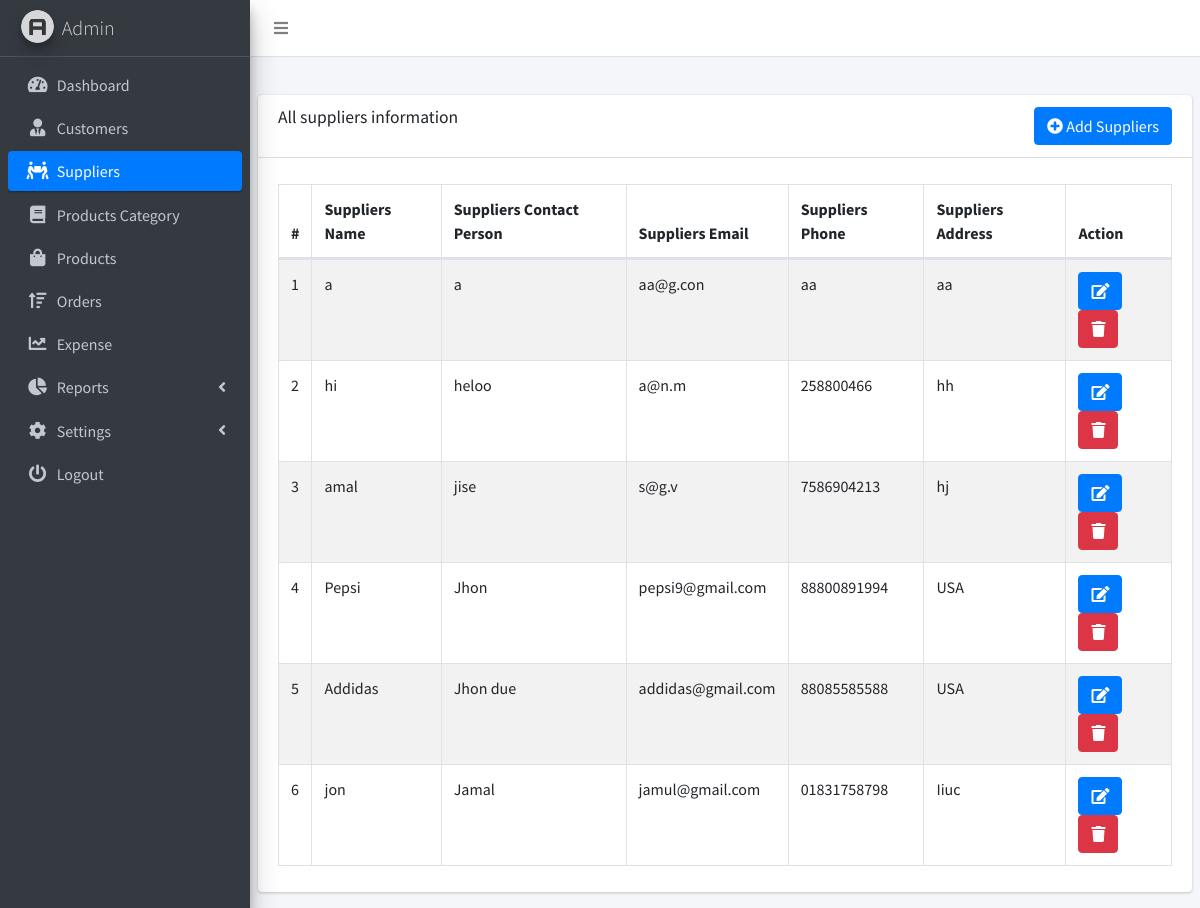
Page /suppliers.php (signed in) on the committed database.
### tables this page shows
CREATE TABLE `suppliers` (
  `suppliers_id` int(255) NOT NULL,
  `suppliers_name` varchar(255) NOT NULL,
  `suppliers_contact_person` varchar(255) NOT NULL,
  `suppliers_cell` varchar(255) NOT NULL,
  `suppliers_email` varchar(255) NOT NULL,
  `suppliers_address` varchar(255) NOT NULL,
  `timestamp` timestamp NOT NULL DEFAULT current_timestamp() ON UPDATE current_timestamp()
);

### suppliers.php (the view, shortened to what this page needs)
<!DOCTYPE html>
<html lang="en">
<head>
    <link rel="stylesheet" href="dist/css/preloader.css">
    <link rel="stylesheet" href="plugins/fontawesome-free/css/all.min.css">
    <link rel="stylesheet" href="https://code.ionicframework.com/ionicons/2.0.1/css/ionicons.min.css">
    <link rel="stylesheet" href="plugins/datatables-bs4/css/dataTables.bootstrap4.min.css">
    <link rel="stylesheet" href="plugins/datatables-responsive/css/responsive.bootstrap4.min.css">
    <link rel="stylesheet" href="dist/css/buttons.dataTables.min.css">
    <link rel="stylesheet" href="dist/css/adminlte.min.css">
</head>
<body class="hold-transition sidebar-mini">
<div class="wrapper">
    <nav class="main-header navbar navbar-expand navbar-white navbar-light">
        <ul class="navbar-nav">
            <li class="nav-item">
                <a class="nav-link" data-widget="pushmenu" href="#" role="button"><i class="fas fa-bars"></i></a>
            </li>
        </ul>
    </nav>
    <aside class="main-sidebar sidebar-dark-primary elevation-4">
        <a href="#" class="brand-link">
            <img src="dist/img/AdminLTELogo.png"
                 alt="AdminLTE Logo"
                 class="brand-image img-circle elevation-3"
                 style="opacity: .8">
            <span class="brand-text font-weight-light">Admin</span>
        </a>
        <div class="sidebar">
            <nav class="mt-2">
                <ul class="nav nav-pills nav-sidebar flex-column" data-widget="treeview" role="menu"
                    data-accordion="false">
                    <li class="nav-item">
                        <a href="dashboard.php" class="nav-link">
                            <i class="nav-icon fas fa-tachometer-alt"></i>
                            <p>
                                Dashboard
                            </p>
                        </a>
                    </li>
                    <li class="nav-item">
                        <a href="customers.php" class="nav-link ">
                            <i class="nav-icon fas fa-user-tie"></i>
                            <p>
                                Customers
                            </p>
                        </a>
                    </li>
                    <li class="nav-item">
                        <a href="suppliers.php" class="nav-link active">
                            <i class="nav-icon fas fa-people-carry"></i>
                            <p>
                                Suppliers
                            </p>
                        </a>
                    </li>
                    <li class="nav-item">
                        <a href="category.php" class="nav-link">
                            <i class="nav-icon fas fa-book"></i>
                            <p>
                                Products Category
                            </p>
                        </a>
                    </li>
                    <li class="nav-item">
                        <a href="products.php" class="nav-link">
                            <i class="nav-icon fas fa-shopping-bag"></i>
                            <p>
                                Products
                            </p>
                        </a>
                    </li>
                    <li class="nav-item">
                        <a href="orders.php" class="nav-link">
                            <i class="nav-icon fas fa-sort-amount-up"></i>
                            <p>
                                Orders
                            </p>
                        </a>
                    </li>
                    <li class="nav-item">
                        <a href="expense.php" class="nav-link">
                            <i class="nav-icon fas fa-chart-line"></i>
                            <p>
                                Expense
                            </p>
                        </a>
                    </li>
                    <li class="nav-item">
                        <a href="#" class="nav-link">
                            <i class="nav-icon fas fa-chart-pie"></i>
                            <p>
                                Reports
                                <i class="right fas fa-angle-left"></i>
                            </p>
                        </a>
                    </li>
                    <li class="nav-item">
                        <a href="products.php" class="nav-link">
                            <i class="nav-icon fas fa-cog"></i>
                            <p>
                                Settings
                                <i class="right fas fa-angle-left"></i>
                            </p>
                        </a>
                    </li>
                    <li class="nav-item">
                        <a href="logout.php" class="nav-link">
                            <i class="nav-icon fas fa-power-off"></i>
                            <p>
                                Logout
                            </p>
                        </a>
                    </li>
                </ul>
            </nav>
        </div>
    </aside>
    <div class="content-wrapper">
        <section class="content-header">
        </section>
        <section class="content">
            <div class="row">
                <div class="col-12">
                    <div class="card">
                        <div class="card-header">
                            <button type="button" onclick="location.href = 'add_suppliers.php';"
                                    class="btn btn-primary float-right">
                                <i class='fas fa-plus-circle'></i> Add Suppliers
                            </button>
                            <h3 class="card-title">All suppliers information</h3>
                        </div>
                        <div class="card-body">
                            <table id="example1" class="table table-bordered table-striped">
                                <thead>
                                <tr>
                                    <th>#</th>
                                    <th>Suppliers Name</th>
                                    <th>Suppliers Contact Person</th>
                                    <th>Suppliers Email</th>
                                    <th>Suppliers Phone</th>
                                    <th>Suppliers Address</th>
                                    <?php
                                    $user_type = $_SESSION['user_type'];
                                    if ($user_type == 'admin') {
                                        ?>
                                        <th>Action</th>
                                        <?php
                                    }
                                    ?>
                                </tr>
                                </thead>
                                <tbody>
                                <?php
                                include('db_connect.php');
                                $sql = "SELECT * FROM suppliers ORDER BY suppliers_id DESC";
                                $result = mysqli_query($con, $sql);
                                $i = 1;
                                while ($row = mysqli_fetch_array($result)) {
                                    echo "<tr>";
                                    echo "<td>" . $i . "</td>";
                                    echo "<td>" . $row['suppliers_name'] . "</td>";
                                    echo "<td>" . $row['suppliers_contact_person'] . "</td>";
                                    echo "<td>" . $row['suppliers_email'] . "</td>";
                                    echo "<td>" . $row['suppliers_cell'] . "</td>";
                                    echo "<td>" . $row['suppliers_address'] . "</td>";
                                    if ($user_type == 'admin') {
                                        echo "<td><a class='btn btn-primary'  href=\"edit_supplier.php?id=" . $row['suppliers_id'] . "\" ><i class='fas fa-edit'></i></a>  ";
                                        echo "<a class='confirmation btn btn-danger'  href=\"delete_supplier.php?id=" . $row['suppliers_id'] . "\" ><i class='fas fa-trash'></i></a></td>";
                                    }
                                    $i++;
                                    echo "</tr> ";
                                }
                                echo " </tbody>";
                                echo " </table>";
                                ?>
                        </div>
                    </div>
                </div>
            </div>
        </section>
    </div>
</div>
</body>
</html>

### rows in the picture
suppliers: suppliers_name "a", suppliers_contact_person "a", suppliers_email "aa@g.con", suppliers_cell "aa", suppliers_address "aa"
suppliers: suppliers_name "hi", suppliers_contact_person "heloo", suppliers_email "a@n.m", suppliers_cell "258800466", suppliers_address "hh"
suppliers: suppliers_name "amal", suppliers_contact_person "jise", suppliers_email "s@g.v", suppliers_cell "7586904213", suppliers_address "hj"
suppliers: suppliers_name "Pepsi", suppliers_contact_person "Jhon", suppliers_email "pepsi9@gmail.com", suppliers_cell "88800891994", suppliers_address "USA"
suppliers: suppliers_name "Addidas", suppliers_contact_person "Jhon due", suppliers_email "addidas@gmail.com", suppliers_cell "88085585588", suppliers_address "USA"
suppliers: suppliers_name "jon", suppliers_contact_person "Jamal", suppliers_email "jamul@gmail.com", suppliers_cell "01831758798", suppliers_address "Iiuc"
